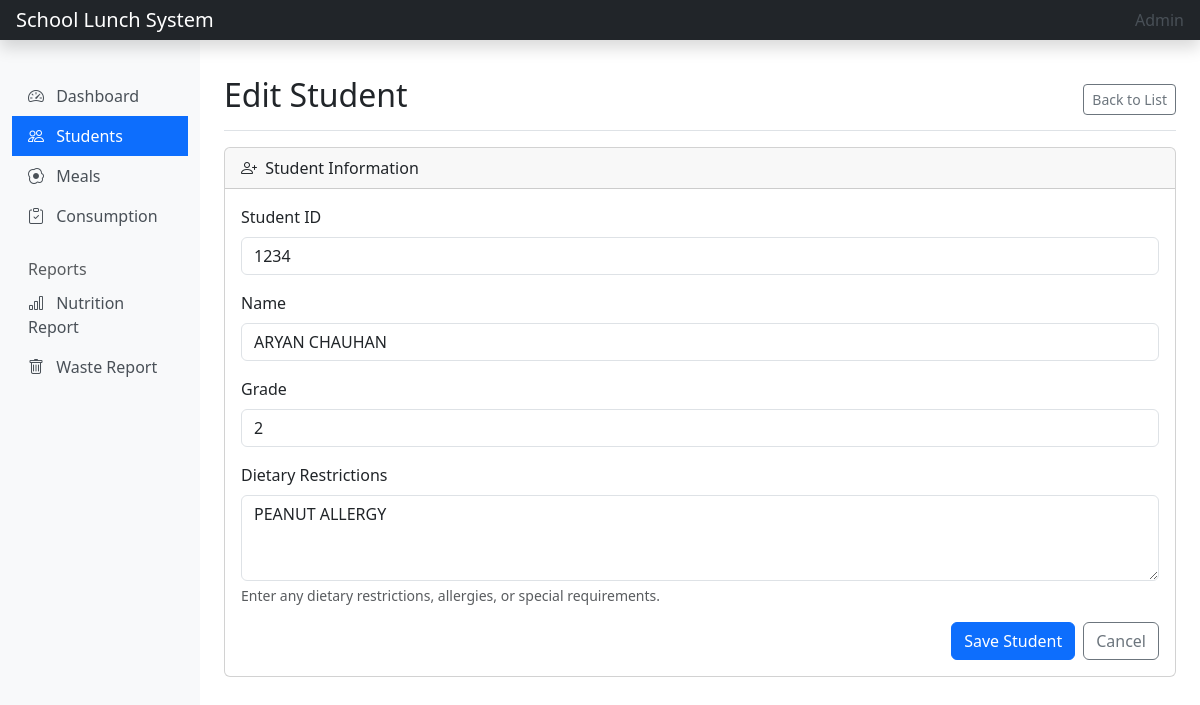
Page /meals/students/1/update/ on the committed database.
### meals/models.py (models this page shows, shortened)
class Student(models.Model):
    student_id = models.CharField(max_length=20, unique=True)
    name = models.CharField(max_length=100)
    grade = models.CharField(max_length=10)
    dietary_restrictions = models.TextField(blank=True)
    created_at = models.DateTimeField(auto_now_add=True)

### meals/views.py (the view, shortened to what this page needs)
# urls.py: path('students/<int:pk>/update/', views.StudentUpdateView.as_view(), name='student-update'),
class StudentUpdateView(UpdateView):
    model = Student
    form_class = StudentForm
    template_name = 'meals/student_form.html'
    success_url = reverse_lazy('student-list')

### meals/forms.py
class StudentForm(forms.ModelForm):
    class Meta:
        model = Student
        fields = ['student_id', 'name', 'grade', 'dietary_restrictions']
        widgets = {
            'dietary_restrictions': forms.Textarea(attrs={'rows': 3}),
        }

### meals/templates/meals/student_form.html (shortened to what this page needs)
{% extends 'meals/base.html' %}
{% block content %}
<div class="d-flex justify-content-between flex-wrap flex-md-nowrap align-items-center pt-3 pb-2 mb-3 border-bottom">
    <h1 class="h2">{% if form.instance.id %}Edit{% else %}Add{% endif %} Student</h1>
    <div class="btn-toolbar mb-2 mb-md-0">
        <a href="{% url 'student-list' %}" class="btn btn-sm btn-outline-secondary">Back to List</a>
    </div>
</div>
<div class="card">
    <div class="card-header">
        <i class="bi bi-person-plus me-1"></i> Student Information
    </div>
    <div class="card-body">
        <form method="post" novalidate>
            <div class="mb-3">
                <label for="{{ form.student_id.id_for_label }}" class="form-label">Student ID</label>
                {{ form.student_id }}
            </div>
            <div class="mb-3">
                <label for="{{ form.name.id_for_label }}" class="form-label">Name</label>
                {{ form.name }}
            </div>
            <div class="mb-3">
                <label for="{{ form.grade.id_for_label }}" class="form-label">Grade</label>
                {{ form.grade }}
            </div>
            <div class="mb-3">
                <label for="{{ form.dietary_restrictions.id_for_label }}" class="form-label">Dietary Restrictions</label>
                {{ form.dietary_restrictions }}
                <div class="form-text">Enter any dietary restrictions, allergies, or special requirements.</div>
            </div>
            <div class="d-grid gap-2 d-md-flex justify-content-md-end">
                <button type="submit" class="btn btn-primary">Save Student</button>
                <a href="{% url 'student-list' %}" class="btn btn-outline-secondary">Cancel</a>
            </div>
        </form>
    </div>
</div>
{% endblock %}

### rows in the picture
Student: student_id "1234", name "ARYAN CHAUHAN", grade "2", dietary_restrictions "PEANUT ALLERGY"
